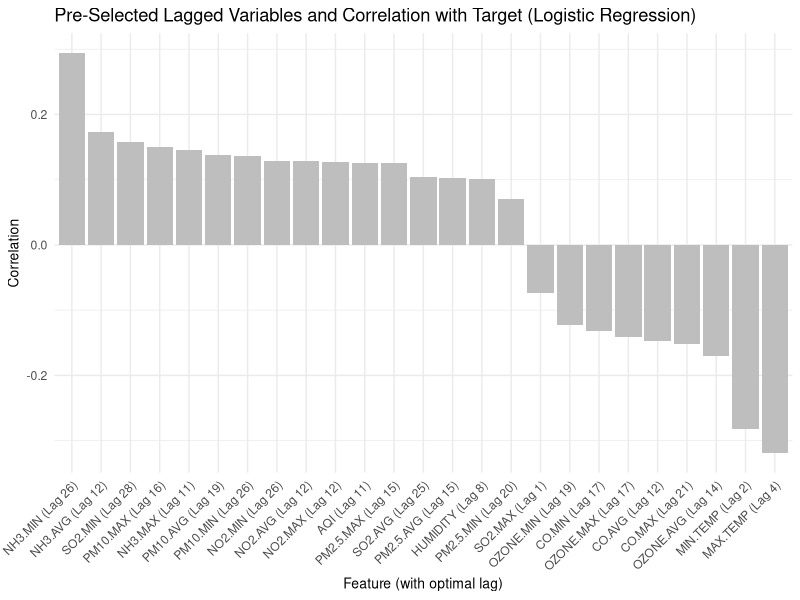
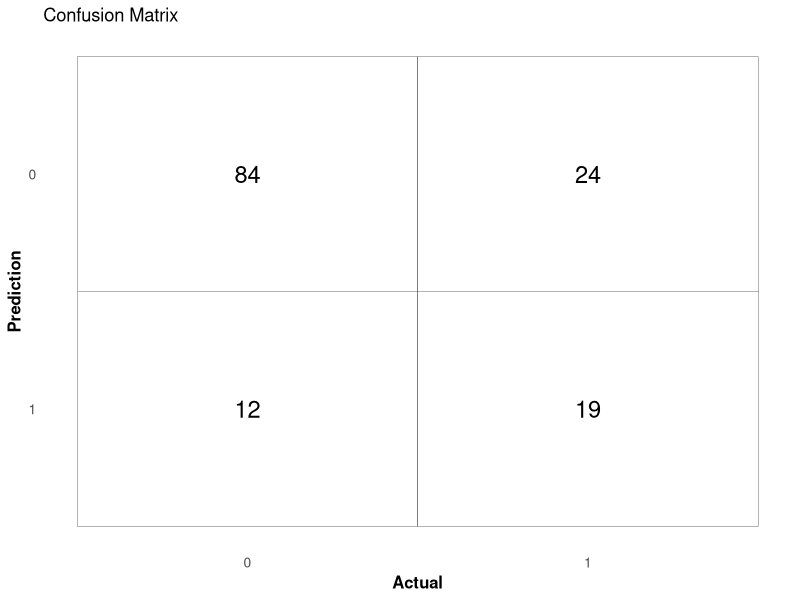
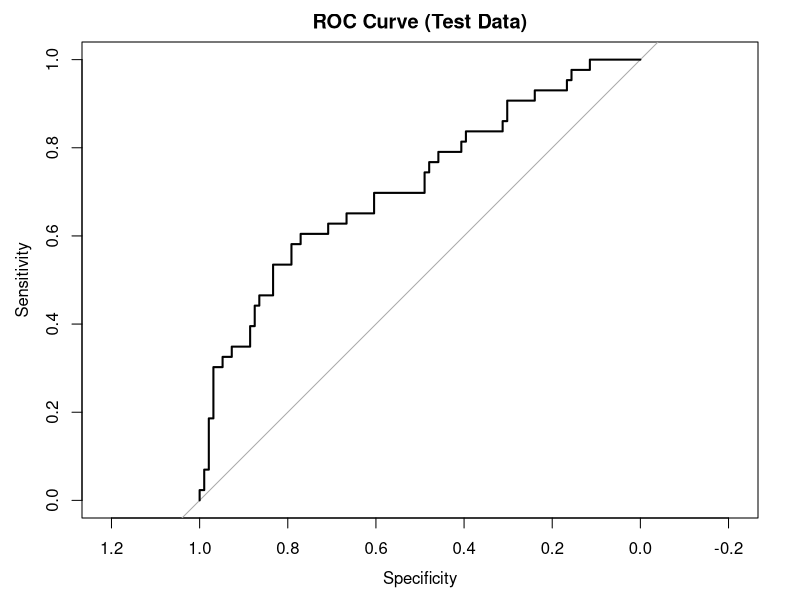

Source code (R) for these figures, in order:
# Load necessary libraries

#install.packages(dplyr)
#install.packages(pROC)
#install.packages(caret)
#install.packages(purrr)
#install.packages(ggplot2)
#install.packages(knitr)
#install.packages(kableExtra)
library(dplyr)
library(pROC)
library(caret)
library(purrr)
library(ggplot2)
library(knitr)    # For generating tables
library(kableExtra)  # For enhancing table output

# Transformation of the target into binary class

# Load the dataset
data <- read.csv("Admissions_Pollution_Sorted.csv")

# Convert the Date column to Date format
data$Date <- as.Date(data$Date, format = "%Y-%m-%d")

# Define the target and date columns
target_column <- "Total.Admissions"
date_column <- "Date"

# Define the threshold for binary classification
threshold <- quantile(data[[target_column]], probs = 2/3)

# Create the binary target variable
data$High_Admissions <- ifelse(data[[target_column]] > threshold, 1, 0)

# Check the distribution of the binary target variable
table(data$High_Admissions)

# Pre-selection of the best lag for each feature using correlation

# Define air quality features
air_quality_features <- colnames(data)[!(colnames(data) %in% c(date_column, target_column, "High_Admissions"))]
max_lag <- 30  # Maximum number of lags to generate

# Generate lagged features for all air quality features
lagged_data <- bind_cols(
  data["High_Admissions"],  # Add the binary target column
  map_dfc(air_quality_features, function(feature) {
    map_dfc(0:max_lag, function(lag) {
      tibble(!!paste0(feature, "_lag", lag) := lag(data[[feature]], lag))
    })
  }),
  data[date_column]  # Add the Date column
)

# Remove rows with NA values due to the lagged features
lagged_data <- na.omit(lagged_data)

# Pre-select the best lag for each feature based on correlation
pre_selection <- lapply(air_quality_features, function(feature) {
  # Get all lagged versions of the feature
  lagged_cols <- grep(paste0("^", feature, "_lag"), colnames(lagged_data), value = TRUE)
  
  # Compute correlation of each lagged feature with the binary target
  correlations <- sapply(lagged_cols, function(col) {
    cor(lagged_data[[col]], lagged_data$High_Admissions, use = "complete.obs")
  })
  
  # Select the lag with the highest absolute correlation with binary target
  best_lag <- names(which.max(abs(correlations)))
  list(feature = feature, best_lag = best_lag, correlation = correlations[best_lag])
})

# Convert the pre-selection results to a data frame
pre_selection_df <- do.call(rbind, lapply(pre_selection, as.data.frame))

# 3) Generation of the dataset with only the pre-selected features

# Create the final dataset with pre-selected features
final_data <- lagged_data %>%
  dplyr::select(Date = !!sym(date_column), High_Admissions) %>%  # Include Date and Binary Target
  bind_cols(
    lapply(pre_selection_df$best_lag, function(lagged_col) lagged_data[[lagged_col]]) %>%
      setNames(
        sapply(pre_selection_df$best_lag, function(lagged_name) {
          # Extract the original feature name and lag
          feature_parts <- strsplit(lagged_name, "_lag")[[1]]
          paste(feature_parts[1], "_lag", feature_parts[2], sep = "")
        })
      )
  )

# View the structure of the final dataset
str(final_data)

# Prepare pre-selection data for plotting
pre_selection_df$Lag <- as.numeric(gsub(".*_lag", "", pre_selection_df$best_lag))  # Extract lag number
pre_selection_df$Feature_With_Lag <- paste0(pre_selection_df$feature, " (Lag ", pre_selection_df$Lag, ")")  # Add lag to feature name

# Plot:
plot_logreg <- ggplot(pre_selection_df, aes(x = reorder(Feature_With_Lag, -correlation), y = correlation)) +
  geom_bar(stat = "identity", fill = "gray") + # Neutral color for a professional look
  labs(title = "Pre-Selected Lagged Variables and Correlation with Target (Logistic Regression)",
       x = "Feature (with optimal lag)",
       y = "Correlation") +
  theme_minimal() +
  theme(
    axis.text.x = element_text(angle = 45, hjust = 1), # Tilt labels for better visibility
    axis.title.x = element_text(size = 10),
    axis.title.y = element_text(size = 10)
  )

# Print the plot
print(plot_logreg)



# Greedy Algorithm for Feature Selection with Stopping Criterion

# Prepare the predictors and response
predictors <- colnames(final_data)[!(colnames(final_data) %in% c("Date", "High_Admissions"))]
response <- final_data$High_Admissions

# Initialize the greedy algorithm
selected_features <- c()  # Start with an empty model
remaining_features <- predictors
best_likelihood <- -Inf  # Track the best likelihood
previous_likelihood <- -Inf  # Track the likelihood before the current step
improvement_threshold <- 1.0  # Minimum improvement in likelihood to add a feature

# Iterative greedy feature selection
while (length(remaining_features) > 0) {
  likelihoods <- c()  # Store likelihoods for each feature
  
  # Test adding each feature to the model
  for (feature in remaining_features) {
    # Create formula with the current selected features + this feature
    formula <- as.formula(paste("High_Admissions ~", paste(c(selected_features, feature), collapse = " + ")))
    model <- glm(formula, data = final_data, family = binomial)
    likelihoods[feature] <- logLik(model)  # Store the likelihood
  }
  
  # Find the feature that gives the best improvement
  best_feature <- names(which.max(likelihoods))
  best_feature_likelihood <- max(likelihoods)
  
  # Check if adding the feature improves the model significantly
  improvement <- best_feature_likelihood - previous_likelihood  # Calculate improvement
  
  # Check if the improvement is significant
  if (improvement > improvement_threshold) {
    # Update the model
    selected_features <- c(selected_features, best_feature)
    cat("Added feature:", best_feature, "with improvement:", improvement, "\n")
    remaining_features <- setdiff(remaining_features, best_feature)
    previous_likelihood <- best_feature_likelihood
  } else {
    # Stop if no significant improvement
    break
  }
}


# Add F1 Score Calculation
calculate_f1 <- function(conf_matrix) {
  precision <- conf_matrix[2, 2] / (conf_matrix[2, 2] + conf_matrix[1, 2])
  recall <- conf_matrix[2, 2] / (conf_matrix[2, 2] + conf_matrix[2, 1])
  f1_score <- 2 * ((precision * recall) / (precision + recall))
  return(f1_score)
}

# Split the data into training and testing sets (80-20 split)
set.seed(42)  # Set seed for reproducibility
train_indices <- createDataPartition(final_data$High_Admissions, p = 0.8, list = FALSE)
train_data <- final_data[train_indices, ]
test_data <- final_data[-train_indices, ]

# Final model with selected features on training data
final_formula <- as.formula(paste("High_Admissions ~", paste(selected_features, collapse = " + ")))
final_model <- glm(final_formula, data = train_data, family = binomial)

# Summarize the final logistic regression model
cat("Final Logistic Model Summary (Training Data):\n")
summary(final_model)

# Predict probabilities on the test set
predicted_probabilities <- predict(final_model, test_data, type = "response")

# Convert probabilities to binary predictions
predicted_classes <- ifelse(predicted_probabilities > 0.5, 1, 0)


#Plot Confusion Matrix

# Create the confusion matrix
confusion_matrix <- table(Predicted = predicted_classes, Actual = test_data$High_Admissions)

conf_matrix_df <- as.data.frame(as.table(confusion_matrix))
colnames(conf_matrix_df) <- c("Prediction", "Actual", "Freq")

conf_matrix_df$Prediction <- factor(conf_matrix_df$Prediction, levels = rev(levels(factor(conf_matrix_df$Prediction))))

ggplot(conf_matrix_df, aes(x = Actual, y = Prediction)) +
  geom_tile(fill = "white", color = "black") + # White tiles with black borders
  geom_text(aes(label = Freq), color = "black", size = 6) + # Black text for numbers
  labs(title = "Confusion Matrix", x = "Actual", y = "Prediction") +
  theme_minimal() +
  theme(
    panel.grid = element_blank(), # Remove gridlines
    axis.title = element_text(size = 12, face = "bold"), # Bold axis titles
    axis.text = element_text(size = 10) # Standardized axis text
  )
# Accuracy
accuracy <- mean(predicted_classes == test_data$High_Admissions)
cat("Accuracy (Test Data):", accuracy, "\n")

# F1 Score
f1_score <- calculate_f1(confusion_matrix)
cat("F1 Score (Test Data):", f1_score, "\n")

# ROC-AUC
roc_curve <- roc(test_data$High_Admissions, predicted_probabilities)
auc_value <- auc(roc_curve)
cat("ROC-AUC (Test Data):", auc_value, "\n")

# Plot ROC Curve
plot(roc_curve, main = "ROC Curve (Test Data)")



# Cross Validation

k <- 5  # Number of folds
folds <- createFolds(final_data$High_Admissions, k = k, list = TRUE)

cv_accuracy <- numeric(k)
cv_auc <- numeric(k)
cv_f1 <- numeric(k)

# Perform cross-validation
for (i in seq_along(folds)) {
  test_indices <- folds[[i]]
  train_data <- final_data[-test_indices, ]
  test_data <- final_data[test_indices, ]
  
  train_formula <- as.formula(paste("High_Admissions ~", paste(selected_features, collapse = " + ")))
  cv_model <- glm(train_formula, data = train_data, family = binomial)
  
  predicted_probabilities <- predict(cv_model, test_data, type = "response")
  predicted_classes <- ifelse(predicted_probabilities > 0.5, 1, 0)
  
  conf_matrix <- table(Predicted = predicted_classes, Actual = test_data$High_Admissions)
  
  # Accuracy, ROC-AUC, and F1 Score
  cv_accuracy[i] <- mean(predicted_classes == test_data$High_Admissions)
  roc_curve <- roc(test_data$High_Admissions, predicted_probabilities)
  cv_auc[i] <- auc(roc_curve)
  cv_f1[i] <- calculate_f1(conf_matrix)
}

# Summarize cross-validation results
results_df <- data.frame(
  Fold = 1:k,
  Accuracy = round(cv_accuracy, 3),
  AUC = round(cv_auc, 3),
  F1_Score = round(cv_f1, 3)
)

# Add mean row
results_df <- rbind(results_df, c("Mean", round(mean(cv_accuracy), 3), round(mean(cv_auc), 3), round(mean(cv_f1), 3)))

# Print the results table
cat("Cross-Validation Results Summary:\n")
kable(results_df, format = "html", caption = "Cross-Validation Metrics by Fold") %>%
  kable_styling(bootstrap_options = c("striped", "hover", "condensed"), full_width = FALSE)
